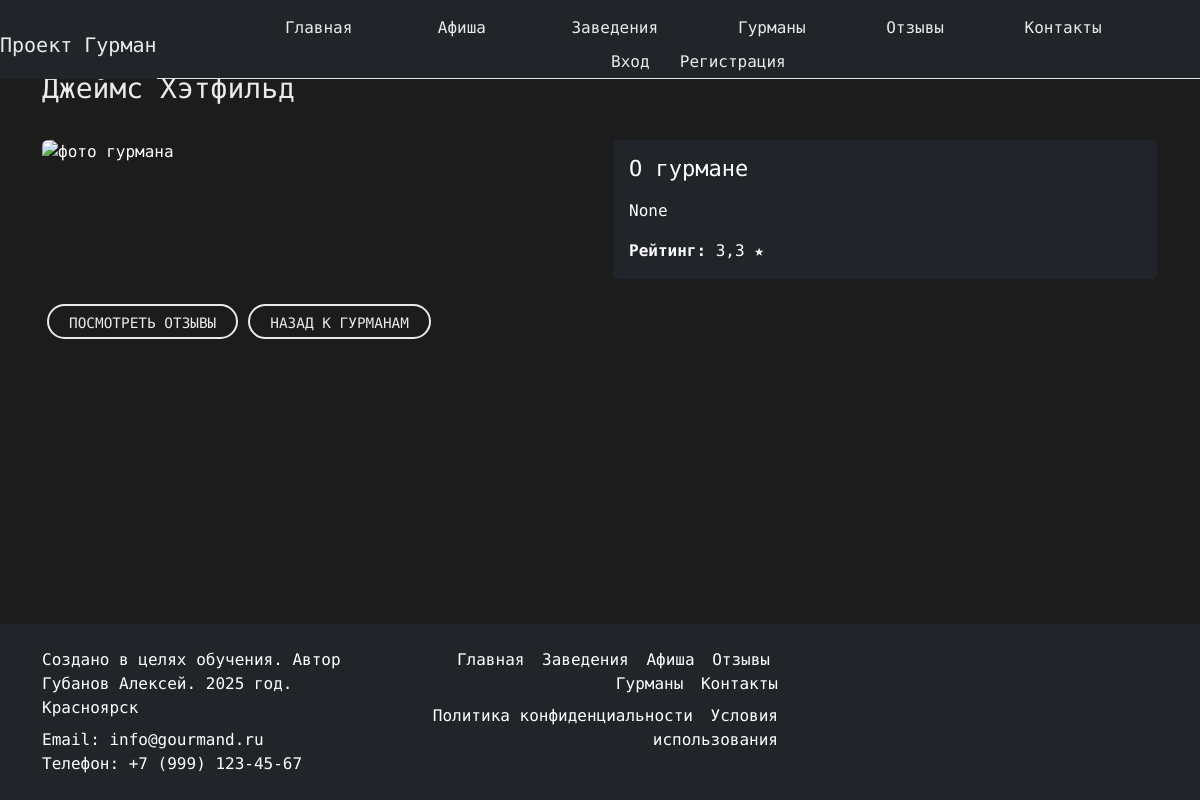
The app's page /gourmands/jaims-hatfield/ with its own data.
### landing/models.py (models this page shows, shortened)
class User(AbstractBaseUser, PermissionsMixin):
    ROLE_CHOICES = (
        ("gourmand", "Гурман"),
        ("owner", "Владелец заведения"),
    )
    email = models.EmailField(unique=True)
    first_name = models.CharField(max_length=30, blank=True)
    last_name = models.CharField(max_length=30, blank=True)
    role = models.CharField(max_length=10, choices=ROLE_CHOICES, default="gourmand")
    is_active = models.BooleanField(default=True)
    is_staff = models.BooleanField(default=False)
    slug = models.SlugField(max_length=100, blank=True, unique=True, verbose_name="Слаг")
    objects = UserManager()
    USERNAME_FIELD = "email"
    REQUIRED_FIELDS = ["first_name", "last_name"]

class GourmandProfile(models.Model):
    user = models.OneToOneField(User, on_delete=models.CASCADE, related_name='gourmand_profile')
    rating = models.DecimalField(max_digits=3, decimal_places=1, default=0.0)
    image = models.ImageField(upload_to='gourmand_images/', blank=True, null=True)
    description = models.TextField(blank=True, null=True)

### landing/views.py (the view)
# urls.py: path('gourmands/<slug:slug>/', views.gourmand, name='gourmand'),  # Обновляем
def gourmand(request, slug):
    gourmand_obj = get_object_or_404(User, slug=slug)
    return render(request, 'gourmands/gourmand.html', {'gourmand': gourmand_obj})

### templates/gourmands/gourmand.html (shortened to what this page needs)
{% extends 'landing/base.html' %}
{% load static %}
{% block content %}
<div class="container my-5">
  <h1 class="mb-4 pt-4 custom-text-color">{{ gourmand.first_name }} {{ gourmand.last_name }}</h1>
  <div class="row">
    <div class="col-md-6">
      {% if gourmand.gourmand_profile.image %}
        <img src="{{ gourmand.gourmand_profile.image.url }}" alt="фото гурмана" class="img-fluid rounded" style="max-height: 400px; object-fit: cover;">
      {% else %}
        <img src="{% static 'img/default.png' %}" alt="фото гурмана" class="img-fluid rounded" style="max-height: 400px; object-fit: cover;">
      {% endif %}
    </div>
    <div class="col-md-6">
      <div class="card bg-dark text-white">
        <div class="card-body">
          <h4 class="card-title">О гурмане</h4>
          <p class="card-text">{{ gourmand.gourmand_profile.description }}</p>
          <p class="card-text">
            <strong>Рейтинг:</strong> {{ gourmand.gourmand_profile.rating }} ★
          </p>
        </div>
      </div>
    </div>
  </div>
  <div class="mt-4 button_user">
    <a href="{% url 'gourmand_reviews' gourmand.slug %}" class="custom-button">Посмотреть отзывы</a>
  </div>
  <div class="button_user">
    <a href="{% url 'gourmands' %}" class="custom-button">Назад к гурманам</a>
  </div>
</div>
{% endblock %}

### landing/static/css/style.css (style rules this page uses)
body { background-color: #1c1c1c; color: white; font-family: 'LXGW WenKai Mono TC', 'Arial', sans-serif; min-height: 100vh; display: flex; flex-direction: column; }
a { color: #1f1f1f; text-decoration: none !important; outline: none !important; transition: all 0.3s ease-in-out; }
h1, h2, h3, h4, h5, h6 { letter-spacing: 0; font-weight: normal; position: relative; padding: 0 0 10px 0; line-height: normal; color: #111111; margin: 0; }
h1 { font-size: 28px; }
h4 { font-size: 22px; }
.button_user a { float: left; min-width: 75px; height: 35px; text-align: center; line-height: 35px; position: relative; padding: 0 15px; margin: 0 2px; }
.button_user .custom-button { display: inline-block; min-width: 120px; height: 35px; line-height: 35px; text-align: center; padding: 0 20px; margin: 0 5px; color: #eaeaea; border: 2px solid #eaeaea; border-radius: 25px; transition: all 0.3s ease; text-transform: uppercase; font-size: 0.9rem; }
.custom-text-color { color: #eaeaea; }

### records on screen
User: first_name "Джеймс", last_name "Хэтфильд", gourmand_profile.description "None", gourmand_profile.rating "3,3"
